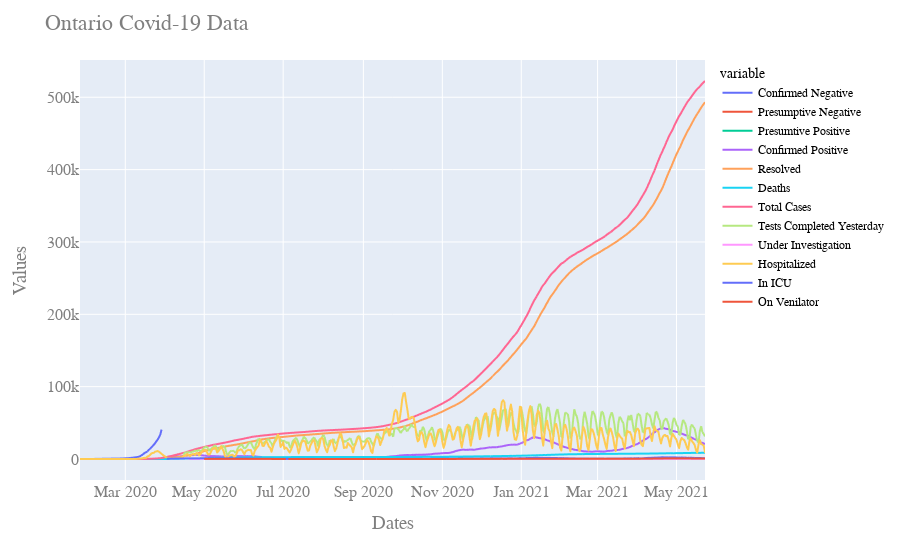

The code cell stored with this chart in its notebook:
### Code cell
fig = px.line(dfmelt, x=dfmelt.index, y="value",color='variable')#,log_y=True)
fig.update_layout(
    title="Ontario Covid-19 Data",
    xaxis_title="Dates",
    yaxis_title="Values",
    font=dict(
        family="Courier New, monospace",
        size=16,
        color="#7f7f7f"
    ),
    legend=dict(
        font=dict(
            family="sans-serif",
            size=12,
            color="black"
        )
    )
)
fig.show()
#fig.write_html("Ontario.html")

### Figure 1 — Plotly figure (JSON) as saved in the notebook; plotly's stock layout.template omitted (floating-point values rounded to 4 significant figures; data arrays with more than 128 entries replaced by an {"elided": "..."} marker saying what was removed)
{"data": [{"hovertemplate": "variable=Confirmed Negative<br>Reported Date=%{x}<br>value=%{y}<extra></extra>", "legendgroup": "Confirmed Negative", "line": {"color": "#636efa", "dash": "solid"}, "mode": "lines", "name": "Confirmed Negative", "showlegend": true, "type": "scattergl", "x": {"elided": "473 str values"}, "xaxis": "x", "y": {"elided": "473 int values"}, "yaxis": "y"}, {"hovertemplate": "variable=Presumptive Negative<br>Reported Date=%{x}<br>value=%{y}<extra></extra>", "legendgroup": "Presumptive Negative", "line": {"color": "#EF553B", "dash": "solid"}, "mode": "lines", "name": "Presumptive Negative", "showlegend": true, "type": "scattergl", "x": {"elided": "473 str values"}, "xaxis": "x", "y": {"elided": "473 int values"}, "yaxis": "y"}, {"hovertemplate": "variable=Presumtive Positive<br>Reported Date=%{x}<br>value=%{y}<extra></extra>", "legendgroup": "Presumtive Positive", "line": {"color": "#00cc96", "dash": "solid"}, "mode": "lines", "name": "Presumtive Positive", "showlegend": true, "type": "scattergl", "x": {"elided": "473 str values"}, "xaxis": "x", "y": {"elided": "473 int values"}, "yaxis": "y"}, {"hovertemplate": "variable=Confirmed Positive<br>Reported Date=%{x}<br>value=%{y}<extra></extra>", "legendgroup": "Confirmed Positive", "line": {"color": "#ab63fa", "dash": "solid"}, "mode": "lines", "name": "Confirmed Positive", "showlegend": true, "type": "scattergl", "x": {"elided": "473 str values"}, "xaxis": "x", "y": {"elided": "473 int values"}, "yaxis": "y"}, {"hovertemplate": "variable=Resolved<br>Reported Date=%{x}<br>value=%{y}<extra></extra>", "legendgroup": "Resolved", "line": {"color": "#FFA15A", "dash": "solid"}, "mode": "lines", "name": "Resolved", "showlegend": true, "type": "scattergl", "x": {"elided": "473 str values"}, "xaxis": "x", "y": {"elided": "473 int values"}, "yaxis": "y"}, {"hovertemplate": "variable=Deaths<br>Reported Date=%{x}<br>value=%{y}<extra></extra>", "legendgroup": "Deaths", "line": {"color": "#19d3f3", "dash": "solid"}, "mode": "lines", "name": "Deaths", "showlegend": true, "type": "scattergl", "x": {"elided": "473 str values"}, "xaxis": "x", "y": {"elided": "473 int values"}, "yaxis": "y"}, {"hovertemplate": "variable=Total Cases<br>Reported Date=%{x}<br>value=%{y}<extra></extra>", "legendgroup": "Total Cases", "line": {"color": "#FF6692", "dash": "solid"}, "mode": "lines", "name": "Total Cases", "showlegend": true, "type": "scattergl", "x": {"elided": "473 str values"}, "xaxis": "x", "y": {"elided": "473 int values"}, "yaxis": "y"}, {"hovertemplate": "variable=Tests Completed Yesterday<br>Reported Date=%{x}<br>value=%{y}<extra></extra>", "legendgroup": "Tests Completed Yesterday", "line": {"color": "#B6E880", "dash": "solid"}, "mode": "lines", "name": "Tests Completed Yesterday", "showlegend": true, "type": "scattergl", "x": {"elided": "473 str values"}, "xaxis": "x", "y": {"elided": "473 int values"}, "yaxis": "y"}, {"hovertemplate": "variable=Under Investigation<br>Reported Date=%{x}<br>value=%{y}<extra></extra>", "legendgroup": "Under Investigation", "line": {"color": "#FF97FF", "dash": "solid"}, "mode": "lines", "name": "Under Investigation", "showlegend": true, "type": "scattergl", "x": {"elided": "473 str values"}, "xaxis": "x", "y": {"elided": "473 float values"}, "yaxis": "y"}, {"hovertemplate": "variable=Hospitalized<br>Reported Date=%{x}<br>value=%{y}<extra></extra>", "legendgroup": "Hospitalized", "line": {"color": "#FECB52", "dash": "solid"}, "mode": "lines", "name": "Hospitalized", "showlegend": true, "type": "scattergl", "x": {"elided": "473 str values"}, "xaxis": "x", "y": {"elided": "473 int values"}, "yaxis": "y"}, {"hovertemplate": "variable=In ICU<br>Reported Date=%{x}<br>value=%{y}<extra></extra>", "legendgroup": "In ICU", "line": {"color": "#636efa", "dash": "solid"}, "mode": "lines", "name": "In ICU", "showlegend": true, "type": "scattergl", "x": {"elided": "473 str values"}, "xaxis": "x", "y": {"elided": "473 int values"}, "yaxis": "y"}, {"hovertemplate": "variable=On Venilator<br>Reported Date=%{x}<br>value=%{y}<extra></extra>", "legendgroup": "On Venilator", "line": {"color": "#EF553B", "dash": "solid"}, "mode": "lines", "name": "On Venilator", "showlegend": true, "type": "scattergl", "x": {"elided": "473 str values"}, "xaxis": "x", "y": {"elided": "473 int values"}, "yaxis": "y"}], "layout": {"font": {"color": "#7f7f7f", "family": "Courier New, monospace", "size": 16}, "legend": {"font": {"color": "black", "family": "sans-serif", "size": 12}, "title": {"text": "variable"}, "tracegroupgap": 0}, "margin": {"t": 60}, "title": {"text": "Ontario Covid-19 Data"}, "xaxis": {"anchor": "y", "domain": [0, 1], "title": {"text": "Dates"}}, "yaxis": {"anchor": "x", "domain": [0, 1], "title": {"text": "Values"}}}}
